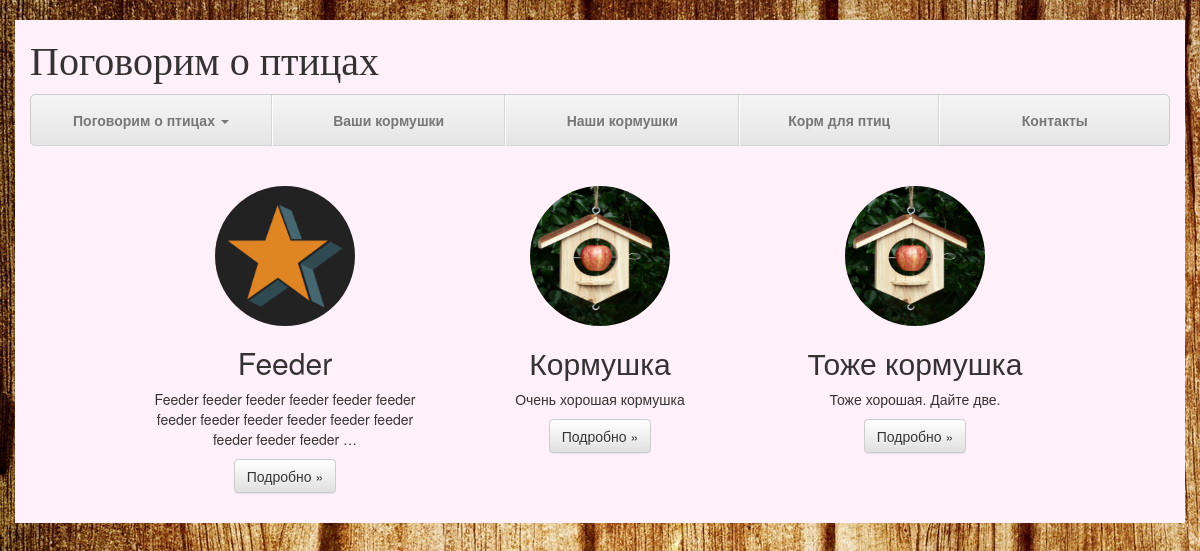
The page /birdie_talks/feeders_type/ on the database its author committed.
### birdie_talks/models.py (models this page shows, shortened)
@python_2_unicode_compatible
class Feeder(models.Model):
    author = models.ForeignKey('auth.User', verbose_name=_('author'))
    title = models.CharField(_('title'), max_length=200)
    text = models.TextField(_('article text'))
    pupil_name = models.CharField(_('pupil name'), max_length=50, null=True, blank=True)
    pupil_age = models.PositiveIntegerField(_('pupil age'), null=True, blank=True)
    school = models.CharField(_('school'), max_length=100, null=True, blank=True)
    price = models.PositiveIntegerField(_('price'), blank=True, null=True)
    image = models.ImageField(_('image'), upload_to='articles/%Y/%m/%d', blank=True, null=True)
    created_date = models.DateTimeField(_('created date'),
                                        default=timezone.now, blank=True, null=True)
    published_date = models.DateTimeField(_('published date'),
                                          blank=True, null=True)
    class Meta:
        ordering = ('title',)
        verbose_name = _('feeder')
        verbose_name_plural = _('feeders')

### birdie_talks/views.py (the view)
def feeders_type(request):
    feeders_types = Feeder.objects.all()
    return render(request, 'birdie_talks/feeders_type.html', {'feeders_types': feeders_types})

### birdie_talks/templates/birdie_talks/feeders_type.html (shortened to what this page needs)
{% extends "base.html" %}
{% load static %}
{% block content %}
    <br><br>
    <div class="row">
      <div class="col-md-1"></div>
      <div class="col-md-10">
        {% for feeder in feeders_types %}
          <div class="col-lg-4" style=" margin-bottom: 20px; text-align: center;">
            <img class="img-circle" src="{% if feeder.image %}{{ feeder.image.url }}{% else %}{% static "img/custom_feeder.jpg" %}{% endif %}" alt="Generic placeholder image" width="140" height="140" style="text-align: center;">
            <h2>{{ feeder.title }}</h2>
            <p>{{ feeder.text|truncatewords:15 }}</p>
            <p><a class="btn btn-default" href="{% url 'birdie_talks:feeders_type_details' feeder.id %}" role="button">Подробно &raquo;</a></p>
          </div>
        {% endfor %}
      </div>
      <div class="col-md-1"></div>
  </div>
{% endblock %}

### static/css/justified-nav.css (style rules this page uses)
html { position: relative; min-height: 100%; }
body { padding-top: 20px; margin-bottom: 60px; }

### rows shown on the page
Feeder: image (picture), title "Feeder", text "Feeder feeder feeder feeder feeder feeder feeder feeder feeder feeder feeder feeder feeder feeder feeder …"
Feeder: title "Кормушка", text "Очень хорошая кормушка"
Feeder: title "Тоже кормушка", text "Тоже хорошая. Дайте две."
